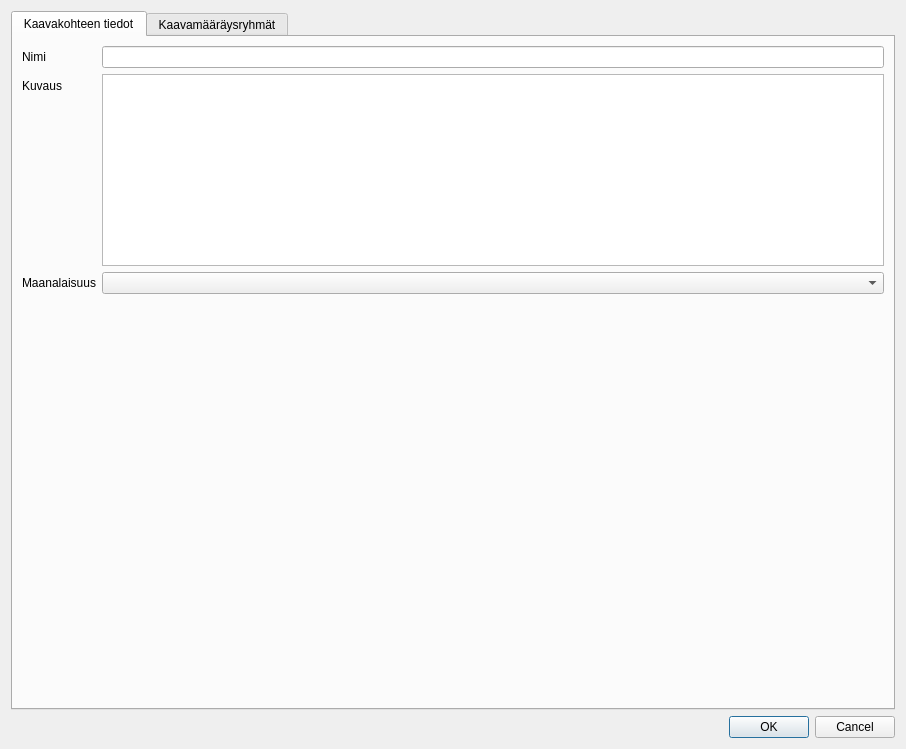
<?xml version="1.0" encoding="UTF-8"?>
<ui version="4.0">
 <class>template_form</class>
 <widget class="QDialog" name="template_form">
  <property name="geometry">
   <rect>
    <x>0</x>
    <y>0</y>
    <width>906</width>
    <height>749</height>
   </rect>
  </property>
  <property name="windowTitle">
   <string>Template form</string>
  </property>
  <layout class="QVBoxLayout" name="verticalLayout_4">
   <item>
    <widget class="QTabWidget" name="tabs">
     <property name="currentIndex">
      <number>0</number>
     </property>
     <widget class="QWidget" name="feature_tab">
      <attribute name="title">
       <string>Kaavakohteen tiedot</string>
      </attribute>
      <layout class="QFormLayout" name="formLayout">
       <item row="0" column="0">
        <widget class="QLabel" name="feature_name_label">
         <property name="text">
          <string>Nimi</string>
         </property>
        </widget>
       </item>
       <item row="0" column="1">
        <widget class="QLineEdit" name="feature_name"/>
       </item>
       <item row="1" column="0">
        <widget class="QLabel" name="feature_description_label">
         <property name="text">
          <string>Kuvaus</string>
         </property>
        </widget>
       </item>
       <item row="1" column="1">
        <widget class="QTextEdit" name="feature_description">
         <property name="sizePolicy">
          <sizepolicy hsizetype="Expanding" vsizetype="Preferred">
           <horstretch>0</horstretch>
           <verstretch>0</verstretch>
          </sizepolicy>
         </property>
        </widget>
       </item>
       <item row="2" column="0">
        <widget class="QLabel" name="feature_underground_label">
         <property name="text">
          <string>Maanalaisuus</string>
         </property>
        </widget>
       </item>
       <item row="2" column="1">
        <widget class="QComboBox" name="feature_underground"/>
       </item>
      </layout>
     </widget>
     <widget class="QWidget" name="plan_regulation_groups_tab">
      <attribute name="title">
       <string>Kaavamääräysryhmät</string>
      </attribute>
      <layout class="QHBoxLayout" name="horizontalLayout_2">
       <item>
        <layout class="QVBoxLayout" name="verticalLayout_3">
         <item>
          <widget class="QLabel" name="label_2">
           <property name="text">
            <string>Kaavamääräysryhmäkirjastot</string>
           </property>
          </widget>
         </item>
         <item>
          <widget class="QComboBox" name="plan_regulation_group_libraries_combobox"/>
         </item>
         <item>
          <widget class="QgsFilterLineEdit" name="mLineEdit">
           <property name="enabled">
            <bool>false</bool>
           </property>
           <property name="sizePolicy">
            <sizepolicy hsizetype="Preferred" vsizetype="Fixed">
             <horstretch>0</horstretch>
             <verstretch>0</verstretch>
            </sizepolicy>
           </property>
           <property name="placeholderText">
            <string>Suodata kaavamääräysryhmiä</string>
           </property>
           <property name="clearButtonEnabled">
            <bool>false</bool>
           </property>
           <property name="showSearchIcon">
            <bool>true</bool>
           </property>
           <property name="qgisRelation" stdset="0">
            <string notr="true"/>
           </property>
          </widget>
         </item>
         <item>
          <widget class="QTreeWidget" name="plan_regulation_groups_tree">
           <property name="sizePolicy">
            <sizepolicy hsizetype="Preferred" vsizetype="Expanding">
             <horstretch>0</horstretch>
             <verstretch>0</verstretch>
            </sizepolicy>
           </property>
           <property name="frameShape">
            <enum>QFrame::StyledPanel</enum>
           </property>
           <property name="frameShadow">
            <enum>QFrame::Sunken</enum>
           </property>
           <property name="editTriggers">
            <set>QAbstractItemView::NoEditTriggers</set>
           </property>
           <property name="dragDropMode">
            <enum>QAbstractItemView::NoDragDrop</enum>
           </property>
           <property name="alternatingRowColors">
            <bool>false</bool>
           </property>
           <attribute name="headerVisible">
            <bool>false</bool>
           </attribute>
           <column>
            <property name="text">
             <string/>
            </property>
           </column>
          </widget>
         </item>
        </layout>
       </item>
       <item>
        <layout class="QVBoxLayout" name="verticalLayout">
         <item>
          <widget class="QLabel" name="label">
           <property name="text">
            <string>Kaavamääräysryhmät</string>
           </property>
          </widget>
         </item>
         <item>
          <widget class="QScrollArea" name="plan_regulation_group_scrollarea">
           <property name="widgetResizable">
            <bool>true</bool>
           </property>
           <widget class="QWidget" name="plan_regulation_group_scrollarea_contents">
            <property name="geometry">
             <rect>
              <x>0</x>
              <y>0</y>
              <width>598</width>
              <height>624</height>
             </rect>
            </property>
            <layout class="QVBoxLayout" name="verticalLayout_2"/>
           </widget>
          </widget>
         </item>
        </layout>
       </item>
      </layout>
     </widget>
    </widget>
   </item>
   <item>
    <widget class="QDialogButtonBox" name="button_box">
     <property name="standardButtons">
      <set>QDialogButtonBox::Cancel|QDialogButtonBox::Ok</set>
     </property>
    </widget>
   </item>
  </layout>
 </widget>
 <customwidgets>
  <customwidget>
   <class>QgsFilterLineEdit</class>
   <extends>QLineEdit</extends>
   <header>qgsfilterlineedit.h</header>
  </customwidget>
 </customwidgets>
 <resources/>
 <connections>
  <connection>
   <sender>button_box</sender>
   <signal>rejected()</signal>
   <receiver>template_form</receiver>
   <slot>reject()</slot>
   <hints>
    <hint type="sourcelabel">
     <x>414</x>
     <y>729</y>
    </hint>
    <hint type="destinationlabel">
     <x>319</x>
     <y>375</y>
    </hint>
   </hints>
  </connection>
 </connections>
</ui>
